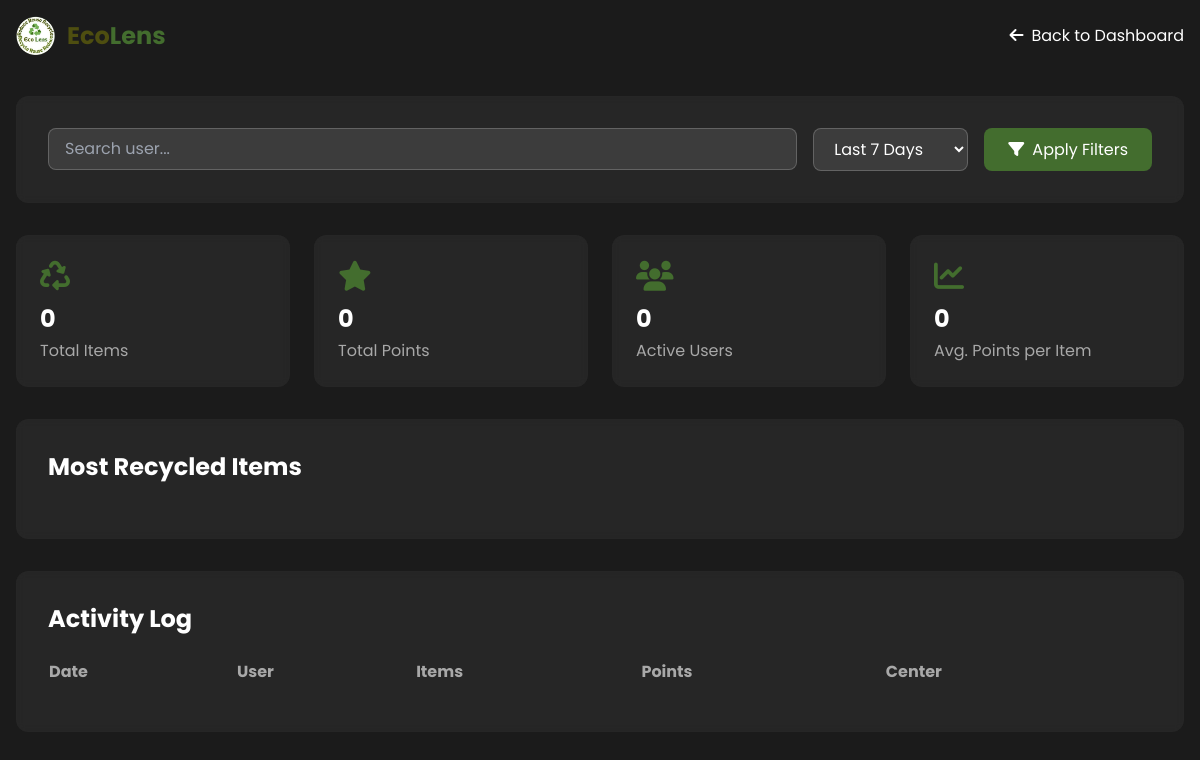
The app's page /user-activity.php?user_id=4.0 (signed in), older data.
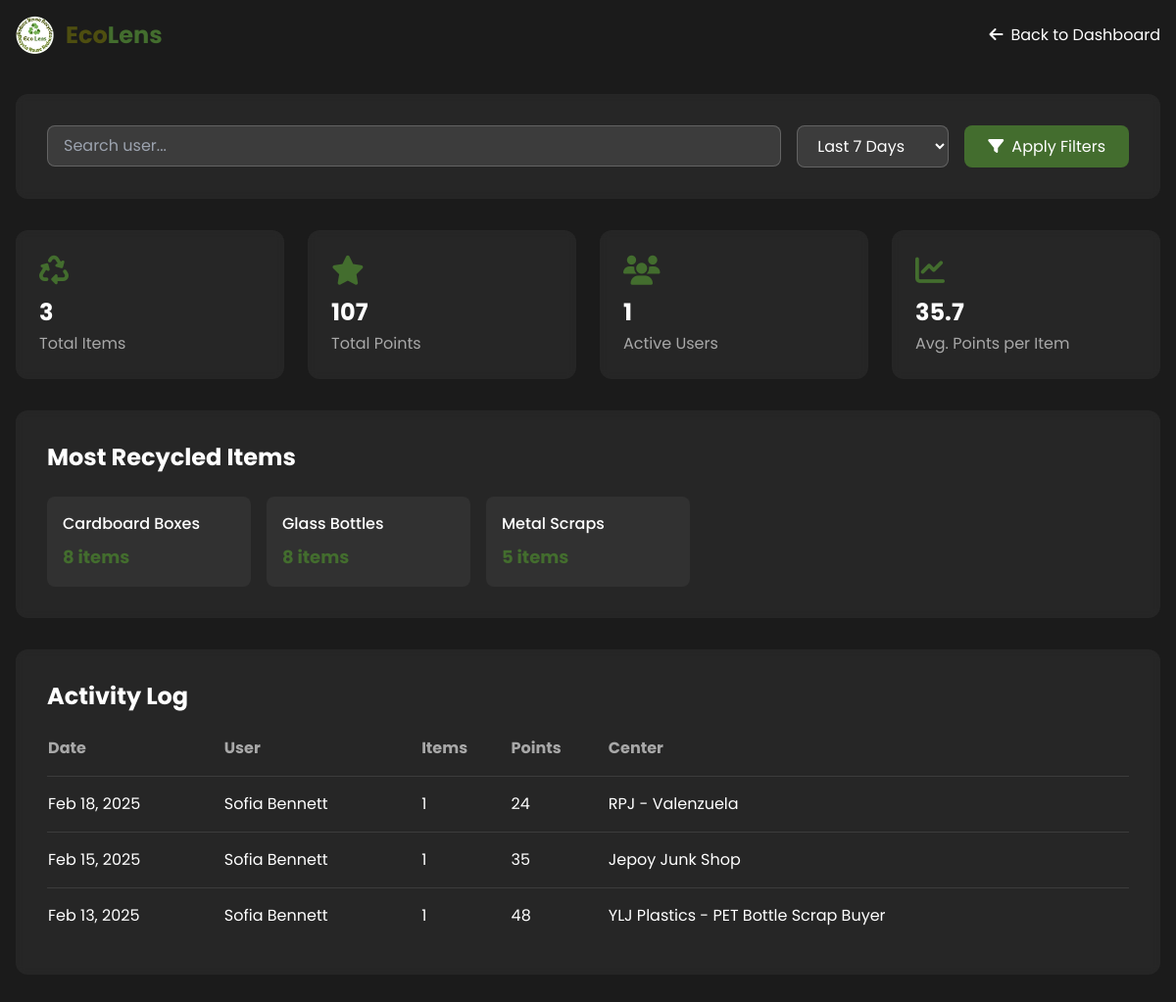
The same page, newer data.
### tables this page shows
CREATE TABLE `tbl_remit` (
  `id` double NOT NULL AUTO_INCREMENT,
  `item_name` text NOT NULL,
  `item_points` double DEFAULT NULL,
  `sortation_center_id` double NOT NULL,
  `user_id` double NOT NULL,
  `item_quantity` int(11) NOT NULL,
  `points` int(11) DEFAULT 0,
  `created_at` timestamp NOT NULL DEFAULT current_timestamp(),
  PRIMARY KEY (`id`)
);

### user-activity.php (the view, shortened to what the changed rows need)
<?php
require_once 'database.php';
$user_id = isset($_GET['user_id']) ? $_GET['user_id'] : '';
$date_range = isset($_GET['date_range']) ? $_GET['date_range'] : '7';
$query = "
    SELECT
        r.*,
        u.fullname,
        sc.name as center_name,
        DATE(r.created_at) as date,
        COUNT(*) as daily_items,
        SUM(r.points) as daily_points
    FROM tbl_remit r
    JOIN tbl_user u ON r.user_id = u.id
    JOIN tbl_sortation_centers sc ON r.sortation_center_id = sc.id
    WHERE r.created_at >= DATE_SUB(NOW(), INTERVAL ? DAY)
";
if ($user_id) {
    $query .= " AND r.user_id = ?";
}
$query .= " GROUP BY DATE(r.created_at), r.user_id ORDER BY r.created_at DESC";
$stmt = $conn->prepare($query);
if ($user_id) {
    $stmt->bind_param("is", $date_range, $user_id);
} else {
    $stmt->bind_param("i", $date_range);
}
$stmt->execute();
$activities = $stmt->get_result();
$summary = [
    'total_items' => 0,
    'total_points' => 0,
    'unique_users' => [],
    'popular_items' => []
];
$itemStats = [];
while ($row = $activities->fetch_assoc()) {
    $summary['total_items'] += $row['daily_items'];
    $summary['total_points'] += $row['daily_points'];
    $summary['unique_users'][$row['user_id']] = $row['fullname'];
    if (!isset($itemStats[$row['item_name']])) {
        $itemStats[$row['item_name']] = 0;
    }
    $itemStats[$row['item_name']] += $row['item_quantity'];
}
arsort($itemStats);
$summary['popular_items'] = array_slice($itemStats, 0, 5, true);
?>
<!DOCTYPE html>
<html lang="en">
<head>
    <link rel="stylesheet" href="https://cdnjs.cloudflare.com/ajax/libs/font-awesome/6.4.2/css/all.min.css">
    <script src="https://cdn.tailwindcss.com"></script>
</head>
<body class="font-[Poppins] bg-[#1b1b1b]">
    <nav class="fixed w-full bg-[#1b1b1b] py-4 z-50">
        <div class="max-w-7xl mx-auto px-4">
            <div class="flex justify-between items-center">
                <div class="flex-shrink-0 flex items-center gap-3">
                    <h1 class="text-2xl font-bold">
                        <span class="text-[#4e4e10]">Eco</span><span class="text-[#436d2e]">Lens</span>
                    </h1>
                </div>
            </div>
        </div>
    </nav>
    <div class="pt-24 pb-12 px-4">
        <div class="max-w-7xl mx-auto">
            <div class="grid md:grid-cols-4 gap-6 mb-8">
                <div class="bg-white/5 p-6 rounded-xl backdrop-blur-sm">
                    <div class="text-[#436d2e] text-3xl mb-2"><i class="fa-solid fa-recycle"></i></div>
                    <div class="text-2xl font-bold text-white mb-1"><?php echo $summary['total_items']; ?></div>
                    <div class="text-white/60">Total Items</div>
                </div>
                <div class="bg-white/5 p-6 rounded-xl backdrop-blur-sm">
                    <div class="text-[#436d2e] text-3xl mb-2"><i class="fa-solid fa-star"></i></div>
                    <div class="text-2xl font-bold text-white mb-1"><?php echo $summary['total_points']; ?></div>
                    <div class="text-white/60">Total Points</div>
                </div>
                <div class="bg-white/5 p-6 rounded-xl backdrop-blur-sm">
                    <div class="text-[#436d2e] text-3xl mb-2"><i class="fa-solid fa-users"></i></div>
                    <div class="text-2xl font-bold text-white mb-1"><?php echo count($summary['unique_users']); ?></div>
                    <div class="text-white/60">Active Users</div>
                </div>
                <div class="bg-white/5 p-6 rounded-xl backdrop-blur-sm">
                    <div class="text-[#436d2e] text-3xl mb-2"><i class="fa-solid fa-chart-line"></i></div>
                    <div class="text-2xl font-bold text-white mb-1">
                        <?php echo $summary['total_items'] ? round($summary['total_points'] / $summary['total_items'], 1) : 0; ?>
                    </div>
                    <div class="text-white/60">Avg. Points per Item</div>
                </div>
            </div>
            <div class="bg-white/5 p-8 rounded-xl backdrop-blur-sm mb-8">
                <h2 class="text-2xl font-bold text-white mb-6">Most Recycled Items</h2>
                <div class="grid md:grid-cols-5 gap-4">
                    <?php foreach($summary['popular_items'] as $item => $quantity): ?>
                    <div class="bg-white/5 p-4 rounded-lg">
                        <div class="text-white font-medium mb-2"><?php echo htmlspecialchars($item); ?></div>
                        <div class="text-[#436d2e] text-lg font-bold"><?php echo $quantity; ?> items</div>
                    </div>
                    <?php endforeach; ?>
                </div>
            </div>
            <div class="bg-white/5 p-8 rounded-xl backdrop-blur-sm">
                <h2 class="text-2xl font-bold text-white mb-6">Activity Log</h2>
                <div class="overflow-x-auto">
                    <table class="w-full">
                        <thead>
                            <tr class="text-white/60 text-left">
                                <th class="pb-4">Date</th>
                                <th class="pb-4">User</th>
                                <th class="pb-4">Items</th>
                                <th class="pb-4">Points</th>
                                <th class="pb-4">Center</th>
                            </tr>
                        </thead>
                        <tbody class="text-white">
                            <?php
                            $activities->data_seek(0);
                            while($activity = $activities->fetch_assoc()):
                            ?>
                            <tr class="border-t border-white/10">
                                <td class="py-4"><?php echo date('M d, Y', strtotime($activity['date'])); ?></td>
                                <td class="py-4"><?php echo htmlspecialchars($activity['fullname']); ?></td>
                                <td class="py-4"><?php echo $activity['daily_items']; ?></td>
                                <td class="py-4"><?php echo $activity['daily_points']; ?></td>
                                <td class="py-4"><?php echo htmlspecialchars($activity['center_name']); ?></td>
                            </tr>
                            <?php endwhile; ?>
                        </tbody>
                    </table>
                </div>
            </div>
        </div>
    </div>
</body>
</html>

Row changes from the older to the newer data that the page shows:
added tbl_remit: item_quantity "8", sortation_center "5", date "Feb 13, 2025", fullname "Sofia Bennett", daily_items "1", daily_points "48", center_name "YLJ Plastics - PET Bottle Scrap Buyer"
now on this page (row edited): tbl_remit: date "Feb 18, 2025", fullname "Sofia Bennett", daily_items "1", daily_points "24", center_name "RPJ - Valenzuela"
now on this page (row edited): tbl_remit: date "Feb 15, 2025", fullname "Sofia Bennett", daily_items "1", daily_points "35", center_name "Jepoy Junk Shop"
Text that changed along with them:
$summary['total_items']: "0" → "3"
$summary['total_points']: "0" → "107"
count($summary['unique_users']): "0" → "1"
$summary['total_points'] / $summary['total_items']: (not shown) → "35.7"
new list line: "Cardboard Boxes items"
new list line: "Glass Bottles items"
new list line: "Metal Scraps items"
text no longer shown: "0"
